Frame 1 (no input): blank canvas, image omitted
Frame 60 (the mouse pressed at the canvas centre just before this capture): blank canvas, image omitted
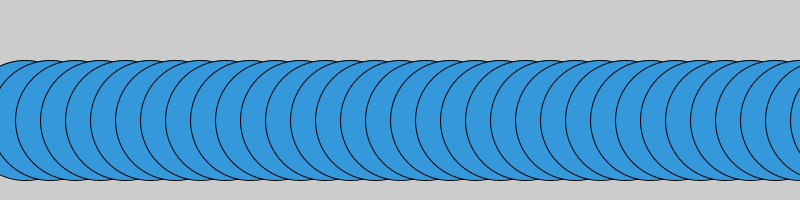
Frame 120 (the mouse held since frame 60 and released just before this capture)

The Processing sketch whose frames 1 and 60 were blank and that drew this single picture after the mouse press (run headless with seeded random() and noise(); from frame 60 on, the mouse is pressed at the canvas centre):

// Processing sketch: Dot_Race
// ── Dot_Race.pde
int x;
void setup() {
    size(800, 200);
    
}



void draw() {
    
fill(#3498DB);
if (mousePressed){
clear();
x=x+25;
ellipse(x,120,120,120);

}}
